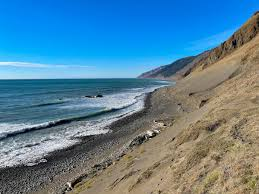
#> input picture ocean img model/coastal-ai/data/images/images.jpg, 259 x 194 px
$ python -i image_quality.py   (imports and definitions only)   (older library calls are emulated)
#> lines starting #> are read from the running program, lines starting #| are printed output that depends on the picture
import cv2
import numpy as np
from PIL import Image

def assess_image_quality(image_path: str) -> dict:
    """
    Assess image quality to determine reliability of visual analysis

    Poor quality (blur, darkness, noise) reduces confidence in detections

    Args:
        image_path: Path to image file

    Returns:
        Dictionary with quality metrics and overall score
    """
#> called with image_path = '../data/images/images.jpg'

    try:
        # Load image
        img = cv2.imread(image_path)
#> img is the input picture: shape (194, 259, 3); mean B, G, R 153.8, 130.2, 88.4
        if img is None:
            return {
                "quality_score": 0.0,
                "issues": ["Unable to load image"],
                "reliability": "VERY_LOW"
            }

        # Convert to grayscale for analysis
        gray = cv2.cvtColor(img, cv2.COLOR_BGR2GRAY)
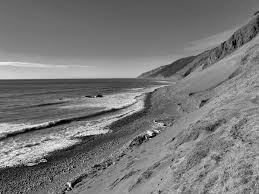
#> gray: shape (194, 259); min 0, max 252, mean 120.4

        # 1. Blur Detection (Laplacian variance)
        laplacian_var = cv2.Laplacian(gray, cv2.CV_64F).var()
#> laplacian_var = 3065.4
        blur_score = min(1.0, laplacian_var / 500.0)  # Normalize
#> blur_score = 1

        # 2. Brightness Assessment
        mean_brightness = np.mean(gray)
#> mean_brightness = 120.4
        # Optimal range: 80-180
        if 80 <= mean_brightness <= 180:
            brightness_score = 1.0
        elif mean_brightness < 30 or mean_brightness > 220:
            brightness_score = 0.3  # Very dark or very bright
        else:
            brightness_score = 0.7

        # 3. Contrast Assessment
        contrast = gray.std()
#> contrast = 36.67
        contrast_score = min(1.0, contrast / 60.0)
#> contrast_score = 0.611

        # 4. Noise Assessment (using local variance)
        kernel = np.ones((5, 5), np.float32) / 25
        img_mean = cv2.filter2D(gray.astype(np.float32), -1, kernel)
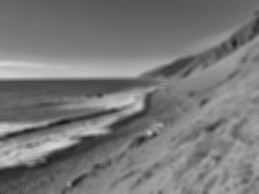
#> img_mean: shape (194, 259) float32; min 21, max 212.4, mean 120.4
        noise_var = np.mean((gray.astype(np.float32) - img_mean) ** 2)
#> noise_var = 267.6
        noise_score = max(0.0, 1.0 - (noise_var / 100.0))  # Lower noise = higher score
#> noise_score = 0

        # 5. Resolution Check
        height, width = img.shape[:2]
#> height = 194; width = 259
        min_resolution = 320 * 240
        actual_resolution = height * width
#> actual_resolution = 50246
        resolution_score = min(1.0, actual_resolution / min_resolution)
#> resolution_score = 0.654

        # Combined quality score (weighted average)
        quality_score = (
            0.30 * blur_score +
            0.25 * brightness_score +
            0.20 * contrast_score +
            0.15 * noise_score +
            0.10 * resolution_score
        )
#> quality_score = 0.738

        # Identify issues
        issues = []
        if blur_score < 0.4:
            issues.append("Image is blurry")
        if brightness_score < 0.5:
            if mean_brightness < 80:
                issues.append("Image is too dark")
            else:
                issues.append("Image is overexposed")
        if contrast_score < 0.4:
            issues.append("Low contrast")
        if noise_score < 0.5:
            issues.append("High noise level")
        if resolution_score < 0.8:
            issues.append("Low resolution")

        # Reliability classification
        if quality_score > 0.75:
            reliability = "HIGH"
        elif quality_score > 0.55:
            reliability = "MEDIUM"
        elif quality_score > 0.35:
            reliability = "LOW"
        else:
            reliability = "VERY_LOW"

        return {
            "quality_score": round(quality_score, 2),
            "reliability": reliability,
            "metrics": {
                "sharpness": round(blur_score, 2),
                "brightness": round(brightness_score, 2),
                "contrast": round(contrast_score, 2),
                "noise": round(noise_score, 2),
                "resolution": round(resolution_score, 2)
            },
            "issues": issues,
            "recommendation": "Use higher quality images" if quality_score < 0.6 else "Image quality acceptable",
            "resolution": f"{width}x{height}"
        }

    except Exception as e:
        return {
            "quality_score": 0.5,
            "issues": [f"Quality assessment error: {str(e)}"],
            "reliability": "UNKNOWN"
        }


# [88 lines left out: function assess_video_quality, not called in this run]

>>> result = assess_image_quality('../data/images/images.jpg')
#> result = 6 items

$ run again, on ocean img model/coastal-ai/data/images/remotesensing-17-01326-g003-550.jpg
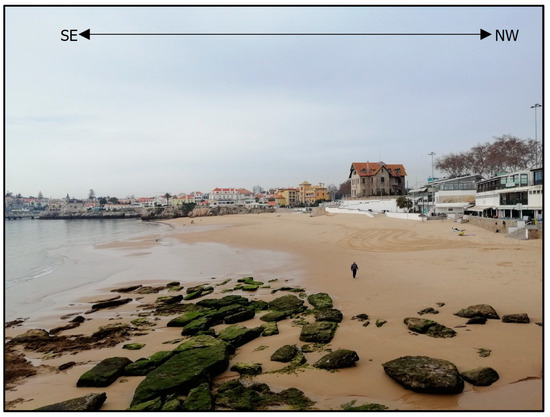
#> input picture ocean img model/coastal-ai/data/images/remotesensing-17-01326-g003-550.jpg, 550 x 417 px
#> in assess_image_quality, img is the input picture: shape (417, 550, 3); mean B, G, R 152.9, 158.5, 161.7
#> in assess_image_quality, `gray = cv2.cvtColor(img, cv2.COLOR_BGR2GRAY)`:
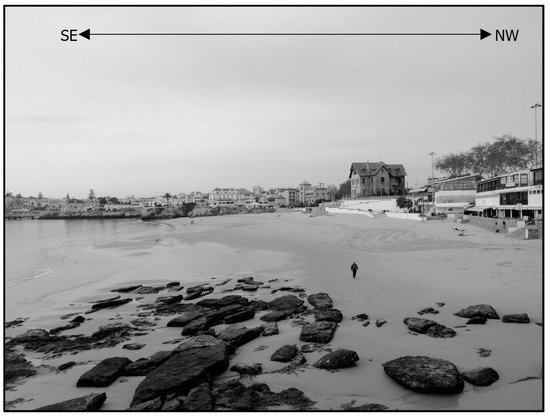
#> gray: shape (417, 550); min 0, max 255, mean 158.9
#> laplacian_var = 1885.1
#> blur_score = 1
#> mean_brightness = 158.9
#> contrast = 65.64
#> contrast_score = 1
#> in assess_image_quality, `img_mean = cv2.filter2D(gray.astype(np.float32), -1, kernel)`:
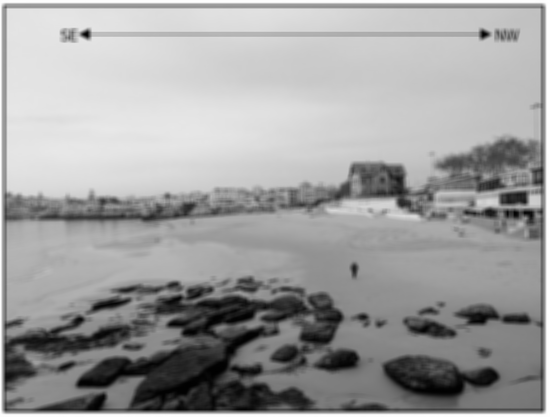
#> img_mean: shape (417, 550) float32; min 0.72, max 255, mean 158.8
#> noise_var = 439
#> noise_score = 0
#> quality_score = 0.85
#> result = 6 items
